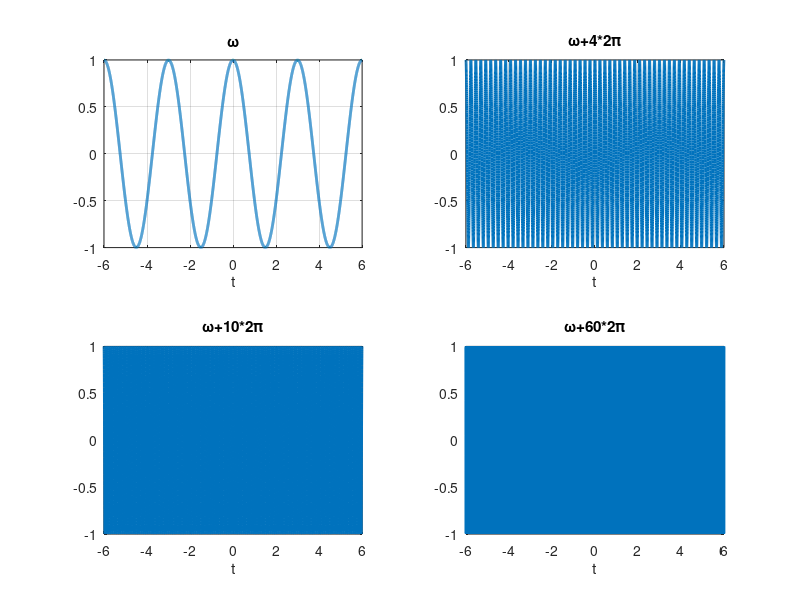
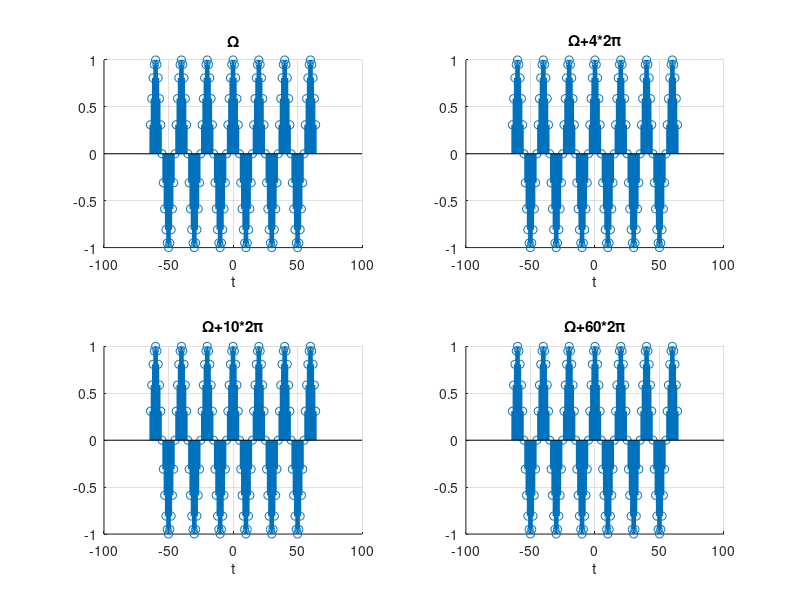

These figures' MATLAB source, in order:
clear all; clc; close all;

% x(t)=e^jwt

% declarar la variable independiente
t_i=-6;
t_f=6;
ts=1e-3;
t=t_i:ts:t_f;

T=3;
w=2*pi/T;

figure()
subplot(221)
plot(t,real(exp(1i*w*t)),'linewidth',2)
xlabel('t'); title('\omega'); grid on

subplot(222)
plot(t,real(exp(1i*(w+4*2*pi)*t)),'linewidth',2)
xlabel('t'); title('\omega+4*2\pi'); grid on

subplot(223)
plot(t,real(exp(1i*(w+10*2*pi)*t)),'linewidth',2)
xlabel('t'); title('\omega+10*2\pi'); grid on

subplot(224)
plot(t,real(exp(1i*(w+60*2*pi)*t)),'linewidth',2)
xlabel('t'); title('\omega+60*2\pi'); grid on
%% -----------------------------------------
n_i=-64;
n_f=64;
n=n_i:n_f;

N=20;
W=2*pi/N;

figure()
subplot(221)
hold on
stem(n,real(exp(1i*W*n)),'linewidth',1.5)
hold off
xlabel('t'); title('\Omega'); grid on

subplot(222)
hold on
stem(n,real(exp(1i*(W+4*2*pi)*n)),'linewidth',1.5)
hold off
xlabel('t'); title('\Omega+4*2\pi'); grid on

subplot(223)
hold on
stem(n,real(exp(1i*(W+10*2*pi)*n)),'linewidth',1.5)
hold off
xlabel('t'); title('\Omega+10*2\pi'); grid on

subplot(224)
hold on
stem(n,real(exp(1i*(W+60*2*pi)*n)),'linewidth',1.5)
hold off
xlabel('t'); title('\Omega+60*2\pi'); grid on